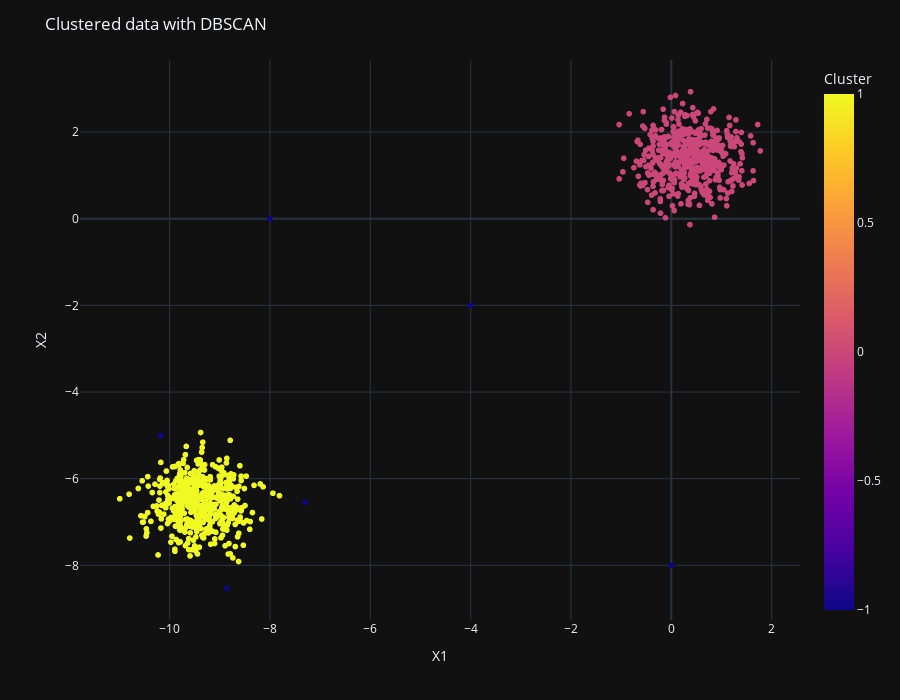

Here is the notebook cell this chart was saved with:
### Code cell
display_categories(dbscan, two_blobs_outliers)

### Figure 1 — Plotly figure (JSON) as saved in the notebook; plotly's stock layout.template omitted (floating-point values rounded to 4 significant figures; data arrays with more than 128 entries replaced by an {"elided": "..."} marker saying what was removed)
{"data": [{"hovertemplate": "X1=%{x}<br>X2=%{y}<br>Cluster=%{marker.color}<extra></extra>", "legendgroup": "", "marker": {"color": {"elided": "1003 int values"}, "coloraxis": "coloraxis", "symbol": "circle"}, "mode": "markers", "name": "", "showlegend": false, "x": {"elided": "1003 float values"}, "xaxis": "x", "y": {"elided": "1003 float values"}, "yaxis": "y", "type": "scattergl"}], "layout": {"xaxis": {"anchor": "y", "domain": [0.0, 1.0], "title": {"text": "X1"}}, "yaxis": {"anchor": "x", "domain": [0.0, 1.0], "title": {"text": "X2"}}, "coloraxis": {"colorbar": {"title": {"text": "Cluster"}}, "colorscale": [[0.0, "#0d0887"], [0.1111, "#46039f"], [0.2222, "#7201a8"], [0.3333, "#9c179e"], [0.4444, "#bd3786"], [0.5556, "#d8576b"], [0.6667, "#ed7953"], [0.7778, "#fb9f3a"], [0.8889, "#fdca26"], [1.0, "#f0f921"]]}, "legend": {"tracegroupgap": 0}, "margin": {"t": 60}, "width": 900, "height": 700, "title": {"text": "Clustered data with DBSCAN"}}}
